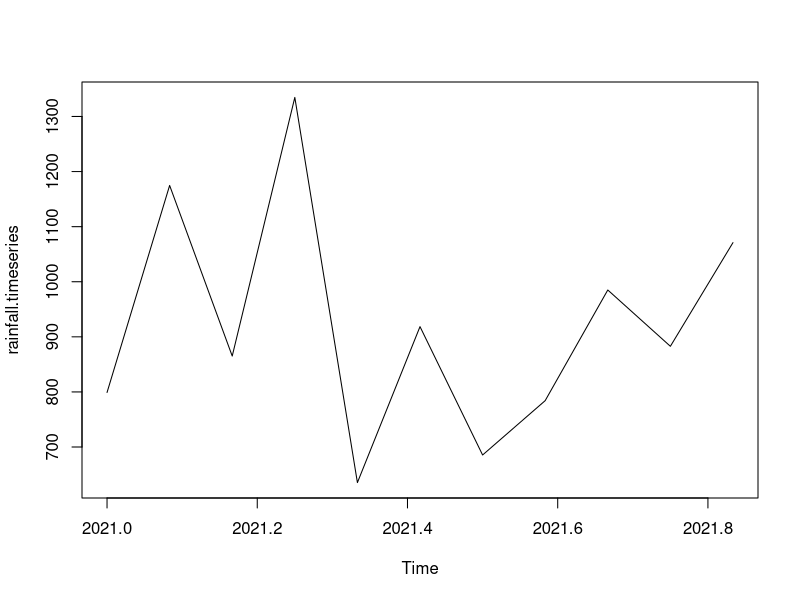
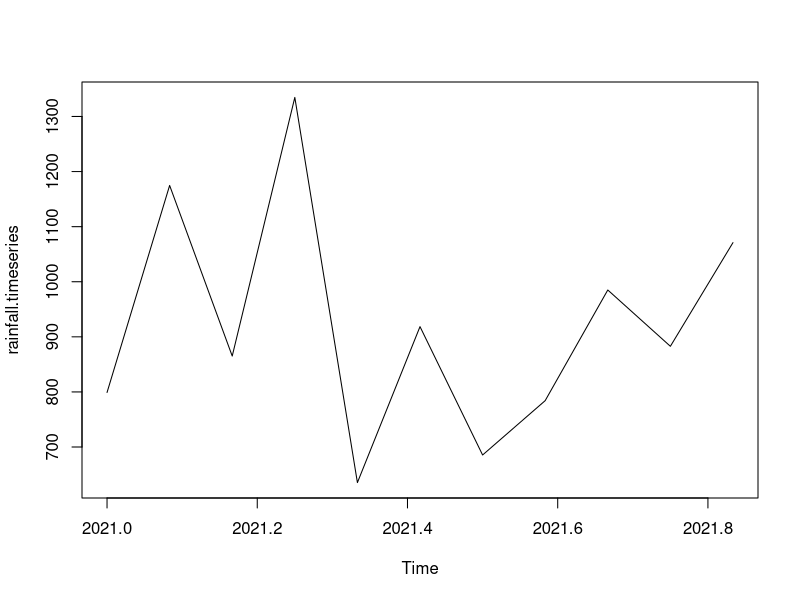

Write R code to recreate these figures, in order.
rainfall <- c(799, 1174.8, 865.1, 1334.6, 635.4, 918.5, 685.5, 784.2, 985, 882.8, 1071)
rainfall.timeseries <- ts(rainfall, start = c(2021, 1), frequency = 12)
print(rainfall.timeseries)

png(file = "rainfall.png")
plot(rainfall.timeseries) 
dev.off()

plot(rainfall.timeseries)
